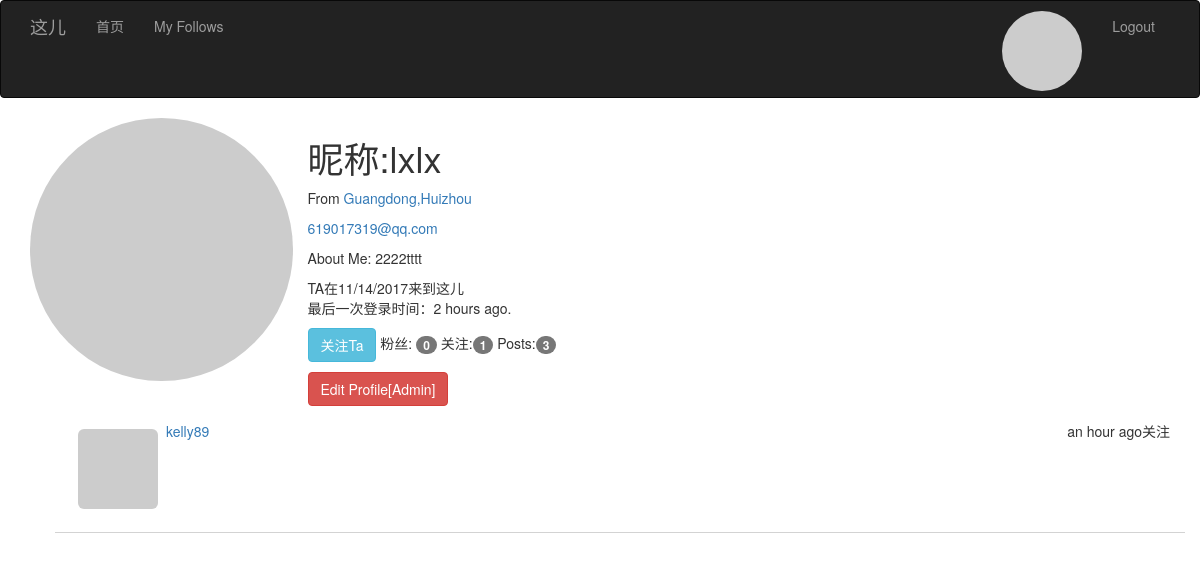
/followed/2 (signed in), run on the app's committed database.
### app/models.py (models this page shows, shortened)
class User(UserMixin, db.Model):
    __tablename__ = 'users'
    id = db.Column(db.Integer, primary_key=True)
    email = db.Column(db.String(64), unique=True, index=True)
    username = db.Column(db.String(64), unique=True, index=True)
    password_hash = db.Column(db.String(128))
    confirmed = db.Column(db.Boolean, default=False)
    role_id = db.Column(db.Integer, db.ForeignKey('roles.id'))
    posts = db.relationship('Post', backref='author', lazy='dynamic')
    location = db.Column(db.String(64))
    about_me = db.Column(db.Text())
    member_since = db.Column(db.DateTime(), default=datetime.utcnow)
    last_seen = db.Column(db.DateTime(), default=datetime.utcnow)
    avatar = db.Column(db.String(128))
    followed = db.relationship('Follow', foreign_keys=[Follow.follower_id],
                               backref=db.backref('follower', lazy='joined'),
                               lazy='dynamic', cascade='all, delete-orphan')
    followers = db.relationship('Follow', foreign_keys=[Follow.followed_id],
                                backref=db.backref('followed', lazy='joined'),
                                lazy='dynamic', cascade='all, delete-orphan')
    def find_following(self, user):
        return self.followed.filter_by(followed_id=user.id).first()
    def is_following(self, user):
        return self.find_following(user) is not None
    def getAvatar(self, size=100, default='identicon', rating='g'):
        if request.is_secure:
            url = "https://secure.gravatar.com/avatar"
        else:
            url = 'http://www.gravatar.com/avatar'
        hash = self.avatar or self.cemail
        return '{url}/{hash}?s={size}&d={default}&r={rating}'.format(
            url=url, hash=hash, default=default, rating=rating, size=size)
    def can(self, permissions):
        return self.role is not None and \
               (self.role.permissions & permissions) == permissions
    def is_administrator(self):
        return self.can(Permission.ADMINISTER)
    @property
    def cemail(self):
        """
        返回同email
        @return:
        @rtype:
        """
        return self.email
    @property
    def password(self):
        raise AttributeError('password is not readable attribute')

class Follow(db.Model):
    __tablename__ = 'follow'
    follower_id = db.Column(db.Integer, db.ForeignKey('users.id'), primary_key=True)
    followed_id = db.Column(db.Integer, db.ForeignKey('users.id'), primary_key=True)
    timestamp = db.Column(db.DateTime, default=datetime.utcnow)

### app/main/views.py (the view)
@main.route('/followed/<int:id>')
def followed(id):
    user = User.query.get_or_404(id)
    page = request.args.get('page', 1, type=int)
    pagination = user.followed.order_by(Follow.timestamp.desc()) \
        .paginate(page, per_page=current_app.config['POSTS_PER_PAGE'], error_out=False)
    follows = [{'user': item.followed, 'timestamp': item.timestamp} for item in pagination.items]  # 蜜汁写法
    return render_template('user/followers.html', user=user, title="关注", endpoint='.followers', pagination=pagination,
                           follows=follows)

### app/main/__init__.py (called while the page is built)
@main.app_context_processor
def inject_permissions():
    return dict(Permission=Permission)

### app/models.py (called while the page is built)
@login_manager.user_loader
def load_user(user_id):
    return User.query.get(int(user_id))

### app/templates/user/followers.html (shortened to what this page needs)
{% extends "bootstrap_base.html" %}
{% import 'message.html' as msg %}
{% block content %}
<div class="container">
    {% include('user/_user_info.html') %}
    {% include('user/_users.html') %}
</div>
{% endblock %}

### app/templates/user/_user_info.html (shortened to what this page needs)
<div class="row">
    <img src="{{user.getAvatar(size=256)}}" class="col-md-3 img-circle profile-thumbnail"/>
    <h1>昵称:{{ user.username}}</h1>
    <p>
        {%if user.location %}From <a href="http://maps.google.com/?q={{user.location }}"
                                     target="_blank">{{user.location}}</a> {%endif%}
        {% if current_user.is_administrator() %}
    </p>
    <p>
        <a href="mailto:{{user.email}}">{{user.email}}</a>
    </p>
    {% endif %}
    {% if user.about_me %}
    <p>About Me:{{user.about_me}}</p>
    {% endif %}
    <p>TA在{{moment(user.member_since).format('L')}}来到这儿<br/>最后一次登录时间：{{moment(user.last_seen).fromNow()
        }}. </p>
    <p class="followers_info">
        {% if user != current_user and current_user.can(Permission.FOLLOW)%}
        {% if current_user.is_following(user) %}
        <a href="{{url_for('.unfollow',id=user.id)}}" class="btn btn-info">已关注</a>
        {% else %}
        <a href="{{url_for('.follow',id=user.id)}}" class="btn btn-info">关注Ta</a>
        {% endif %}
        {% endif %}
        粉丝:<a href="{{url_for('.followers',id=user.id)}}"> <span
            class="badge">{{user.followers.count()-1}} </span></a>
        关注:<a href="{{url_for('.followed',id=user.id)}}"><span class="badge">
        {{user.followed.count()-1}}</span></a>
        Posts:<a href="{{url_for('.user',id=user.id)}}"><span class="badge">{{total or user.posts.count()}}</span></a>
    </p>
    {%if current_user.is_administrator() %}
    <a href="{{url_for('.edit_profile_admin',id=user.id)}}" class="btn btn-danger">Edit Profile[Admin]</a>
    {% endif %}
</div>

### app/templates/user/_users.html (shortened to what this page needs)
<ul class="follows">
    {% for follow in follows if follow.user != user %}
    <li class="row">
        <div class="post-thumbnail">
            <a href="{{url_for('.user',id=follow.user.id)}}">
                <img src="{{ follow.user.getAvatar(size=40) }}"
                     class="img-rounded profile-thumbnail"/></a>
        </div>
        <div class="post-date">{{ moment(follow.timestamp).fromNow()}}关注</div>
        <div class="post-author"><a href="{{url_for('.user',id=follow.user.id)}}">
            {{ follow.user.username}}</a></div>
    </li>
    {% endfor %}
</ul>

### app/static/style.css (style rules this page uses)
* { -webkit-font-smoothing: antialiased; }
ul.posts li , ul.follows li { list-style-type:none; padding:15px; border-bottom:1px lightgray solid; }
ul> li> .post-date { float:right; }
ul> li >.post-thumbnail { float:left; padding:8px }

### data on the page
User: username "lxlx", location "Guangdong,Huizhou", email "619017319@qq.com", about_me "2222tttt", member_since "11/14/2017", last_seen "2 hours ago"
Follow: timestamp "an hour ago"
User: user.username "kelly89"

### other printed values
{{ user.followers.count()-1 }} "0"
{{ user.followed.count()-1 }} "1"
{{ total or user.posts.count() }} "3"
